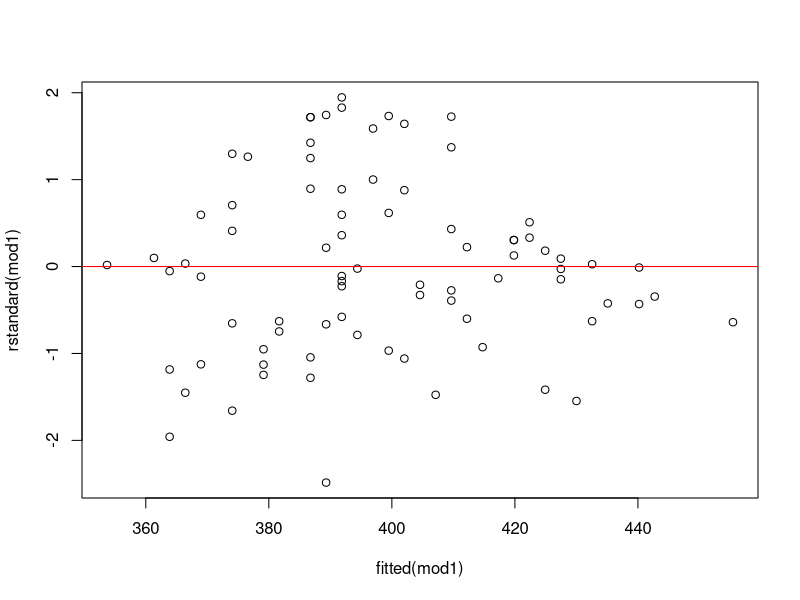
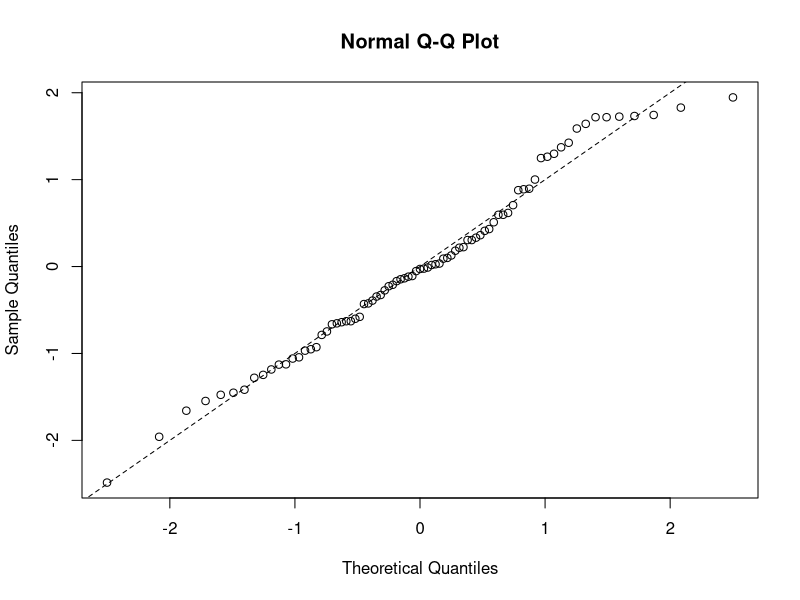

Recreate these plots in R, in order.
## ---- chunk 1
knitr::opts_chunk$set(echo = TRUE)
## ---- chunk 2
data1 <- read.table(file = "data/nov2021opg1.txt", header = T)
## ---- chunk 3
mod1 <- lm(tid ~ puls, data = data1)
## ---- chunk 4
summary(mod1)
## ---- chunk 5
?confint
confint(mod1) / 1.46
## ---- chunk 6
predict(mod1, newdata = data.frame(puls = 160), interval = 'p')
## ---- chunk 7
# Man kan ikke se det i R-output, men den plotter begge funktioner ved siden af hindanden når man har knit'et
plot(fitted(mod1), rstandard(mod1))
abline(0,0, col = 'Red')

qqnorm(rstandard(mod1))
abline(0,1, lty=2)
## ---- chunk 8
unique(data1$tid_paa_dag)
## ---- chunk 9
mod2 <- lm(tid ~ puls + tid_paa_dag, data = data1)
summary(mod2)
## ---- chunk 10
predict(mod2, newdata = data.frame(tid_paa_dag = "formiddag", puls = 160))
## ---- chunk 11
data2 <- read.table(file = "data/nov2021opg2.txt", header = T)
## ---- chunk 12
m1 <- lm(week12 - week0 ~ treat, data = data2)
summary(m1)
## ---- chunk 13
confint(m1)
## ---- chunk 14
head(data2, n = 3)
## ---- chunk 15
unique(data2$diagnose)
## ---- chunk 16
fullmodel <- lm(week12 - week0 ~ treat + diagnose + treat*diagnose , data = data2)
nullmodel <- lm(week12 - week0 ~ treat + diagnose , data = data2)

anova(nullmodel, fullmodel)
## ---- chunk 17
m4 <- lm(week12 - week0 ~ treat + diagnose, data = data2)
summary(m4)$coef
## ---- chunk 18
-1.015524 + 2.310833 # For bugspytkirtel

-1.015524 + 2.31083 + 1.174799 # For lunge
## ---- chunk 19
confint(m1)
## ---- chunk 20
mu = 8.07 # Middelværdi
s = 2.1 # Spredning
upper = 9 # Til
lower = 7 # Fra

pnorm(upper, mean = mu, sd = s) 
pnorm(lower, mean = mu, sd = s)
cat("\n")

pnorm(upper, mean = mu, sd = s) - pnorm(lower, mean = mu, sd = s)
## ---- chunk 21
mu = 8.07 # Middelværdi
s = 2.1 # Spredning
qnorm(0.9, mean = mu, sd = s)
## ---- chunk 22
estimat <- 5.8858
n <- 179
k <- 3
std_error <- 0.1131

conf <- estimat + c(-1, 1) * qt(0.975, df = n - k) * std_error


exp(conf[1])
exp(conf[2])
## ---- chunk 23
pbinom(2, size=6, prob=0.2) ## P(Y<=2)

dbinom(2, size=6, prob=0.2) + dbinom(1, size=6, prob=0.2) + dbinom(0, size=6, prob=0.2)
